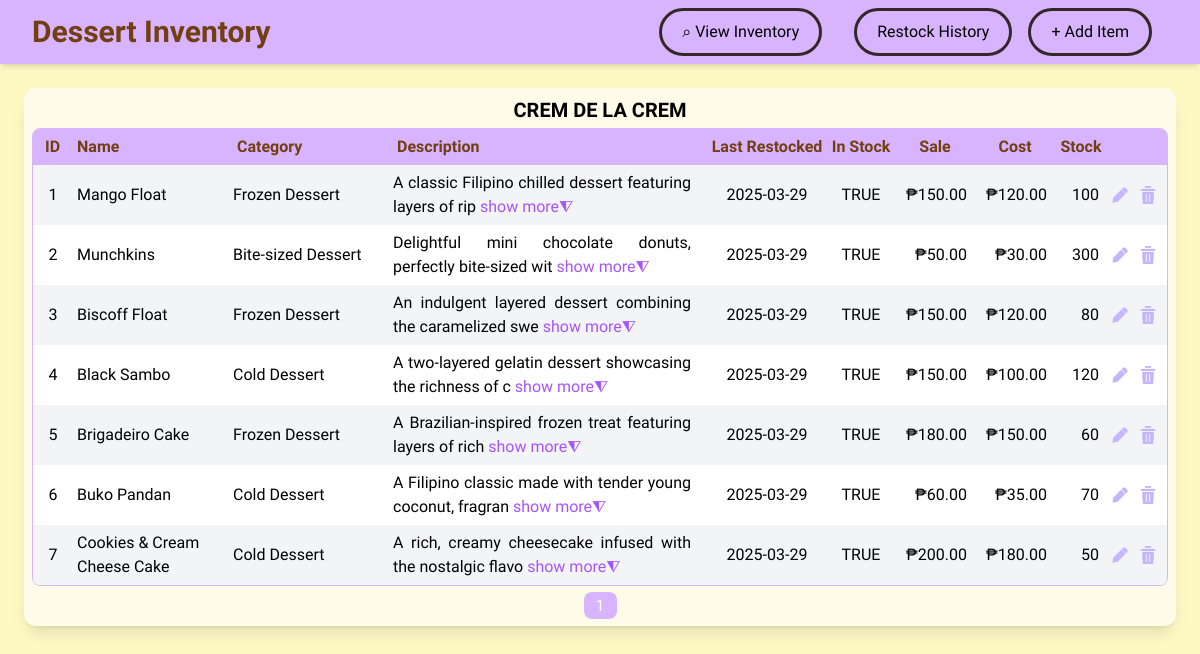
/, run on an earlier commit of the app's database.
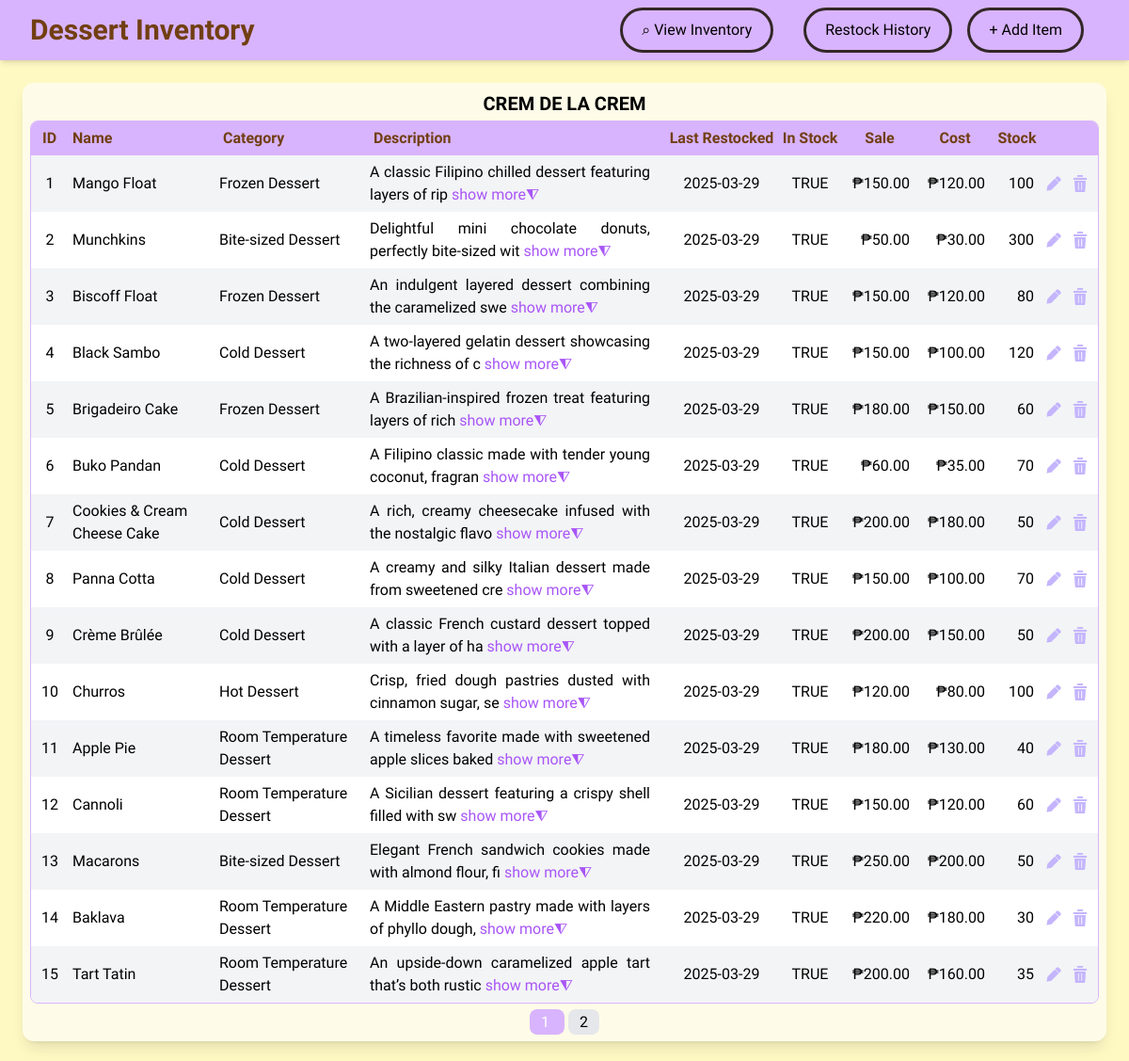
And on a later commit of the database.
### tables this page shows
CREATE TABLE IF NOT EXISTS `crem_de_la_crem` (
    id INT PRIMARY KEY AUTO_INCREMENT,
    name VARCHAR(100) NOT NULL,
    category VARCHAR(100),
    description TEXT,
    image_path VARCHAR(255),
    last_restocked DATE NOT NULL,
    is_available TINYINT(1) NOT NULL DEFAULT 1,
    sell_price FLOAT NOT NULL,
    cost_price FLOAT NOT NULL,
    quantity INT NOT NULL,
    active TINYINT(1) NOT NULL DEFAULT 1
);

### db.php (called while the page is built, shortened)
<?php
$table = "crem_de_la_crem";
$tableName = strtoupper(str_replace("_", " ", $table));
?>

### read-database.php (the view, shortened to what the changed rows need)
<?php
require 'db.php';
$limit = 15;
$page = isset($_GET['page']) ? $_GET['page'] : 1;
$offset = ($page - 1) * $limit;
$sql = "SELECT * FROM $table WHERE active = 1 LIMIT $limit OFFSET $offset";
$result = $conn->query($sql);
if ($result->num_rows > 0){
    echo "<h1 class='text-xl font-semibold text-center'>$tableName</h1>
    <div class='border border-purple-300 rounded-lg overflow-hidden mt-1'>
    <table class='border-collapse w-full text-left'>
        <thead class='bg-purple-300 text-yellow-900'>
            <tr>
                <th class='font-semibold py-1.5 px-1 pl-3 w-10'>ID</th>
                <th class='font-semibold py-1.5 px-1 w-40'>Name</th>
                <th class='font-semibold py-1.5 px-1 w-40'>Category</th>
                <th class='font-semibold py-1.5 px-1'>Description</th>"
                 .
                "<th class='font-semibold py-1.5 px-1 text-center w-30'>Last Restocked</th>
                <th class='font-semibold py-1.5 px-1 text-center w-17'>In Stock</th>
                <th class='font-semibold py-1.5 px-1 text-center w-20'>Sale</th>
                <th class='font-semibold py-1.5 px-1 text-center w-20'>Cost</th>
                <th class='font-semibold py-1.5 px-1 text-center w-13'>Stock</th>
                <th class='font-semibold py-1.5 px-1 w-8'></th>
                <th class='font-semibold py-1.5 px-1 w-7'></th>
            </tr>
        </thead>";
    $rowCnt = 0;
    while ($row = $result->fetch_assoc()){
        $category = str_replace("_", " ", $row["category"]);
        $shortDesc = strlen($row["description"]) > 58 ? substr($row["description"], 0, 58) : $row["description"];
        $row["description"] = !empty($row["description"]) ? $row["description"] : "No description available.";
        $row['cost_price'] = number_format(floatval($row['cost_price']), 2);
        $row['sell_price'] = number_format(floatval($row['sell_price']), 2);
        echo ($rowCnt%2==0) ? "<tr class='bg-gray-100'>" : "<tr class='bg-white'>" ;
        $rowCnt++;
        echo "<td class='text-center'>" . $row["id"] . "</td>
            <td class='pl-1'>" . $row["name"] . "</td>
            <td>" . $category . "</td>
            <td class='text-justify py-1.5 pr-4'>
                <div class='description-container'>";
                if (strlen($row["description"]) >58) {
                    echo "<span class='short-description'>
                        " . htmlspecialchars($shortDesc) . "
                        <a href='#' class='expand-link text-purple-500'>show more⧨</a>
                    </span>
                    <span class='full-description hidden'>
                        " . htmlspecialchars($row["description"]) . "
                        <a href='#' class='collapse-link text-purple-500'>hide◭</a>
                    </span>";
                } else {
                    echo $row["description"];
                }
        echo    "</div>
            </td>"
             .
            "<td class='text-center'>" . $row["last_restocked"] . "</td>
            <td class='text-center'>" . ($row["is_available"] ? "TRUE" : "FALSE") . "</td>
            <td class='text-right pr-2'>₱" . $row["sell_price"] . "</td>
            <td class='text-right pr-2'>₱" . $row["cost_price"] . "</td>
            <td class='text-right pr-2'>" . $row["quantity"] . "</td>
            <td class='p-1'>
                <a href='edit-item-form.php?id=" . $row['id'] . "'>
                    <img src='src/edit.png' alt='edit' width='18px'>
                </a>
            </td>
            <td>
                <a href='delete-item-form.php?id=" . $row['id'] . "'>
                    <img src='src/delete.png' alt='delete' width='18px'>
                </a>
            </td>
        </tr>";
    }
    echo "</table></div>";
} else {
    echo "0 results found.";
}
?>

### index.php (shortened to what the changed rows need)
<?php
require 'db.php';
$tableName = strtoupper(str_replace("_", " ", $table));
$totalResults = $conn->query("SELECT COUNT(*) AS total FROM $table")->fetch_assoc()['total'];
$totalPages = ceil($totalResults / 10);
?>
<!DOCTYPE html>
<html lang="en">
<head>
    <link rel="stylesheet" href="dist/styles.css">
    <link rel="stylesheet" href="dist/hoverStyle.css">
    <script src="https://cdn.tailwindcss.com"></script>
</head>
<body class="font-['Maven_Pro'] bg-yellow-100">
    <nav class="bg-purple-300 p-2 shadow-md flex items-center justify-between px-8 mt">
        <div id="nav-header">
            <h1 class="text-3xl font-black text-yellow-900" style="--i:0.5;">Dessert Inventory</h1>
        </div>
    </nav>
    <div id="inventory-table-div" class="max-w-full% rounded-xl overflow-hidden m-auto shadow-lg bg-yellow-50 mx-6 my-6 p-2">
        <?php include 'read-database.php'; ?>
        <div  class="pagination text-center mt-2 animate-fade-in">
            <?php for ($i = 1; $i <= $totalPages; $i++): ?>
                <a href="?page=<?= $i ?>"
                class="px-3 py-1 rounded-lg overflow-hidden m-0.5  transition-colors <?= ($page == $i) ? 'bg-purple-300 text-white' : 'bg-gray-200 hover:bg-gray-300' ?>">
                    <?= $i ?>
                </a>
            <?php endfor; ?>
        </div>
    </div>
</body>
</html>

What changed in the data, as far as the page shows it:
added crem_de_la_crem: id "8", name "Panna Cotta", category "Cold Dessert", description "A creamy and silky Italian dessert made from sweetened cre", last_restocked "2025-03-29", is_available "TRUE", sell_price "150.00", cost_price "100.00", quantity "70"
added crem_de_la_crem: id "9", name "Crème Brûlée", category "Cold Dessert", description "A classic French custard dessert topped with a layer of ha", last_restocked "2025-03-29", is_available "TRUE", sell_price "200.00", cost_price "150.00", quantity "50"
added crem_de_la_crem: id "10", name "Churros", category "Hot Dessert", description "Crisp, fried dough pastries dusted with cinnamon sugar, se", last_restocked "2025-03-29", is_available "TRUE", sell_price "120.00", cost_price "80.00", quantity "100"
added crem_de_la_crem: id "11", name "Apple Pie", category "Room Temperature Dessert", description "A timeless favorite made with sweetened apple slices baked", last_restocked "2025-03-29", is_available "TRUE", sell_price "180.00", cost_price "130.00", quantity "40"
added crem_de_la_crem: id "12", name "Cannoli", category "Room Temperature Dessert", description "A Sicilian dessert featuring a crispy shell filled with sw", last_restocked "2025-03-29", is_available "TRUE", sell_price "150.00", cost_price "120.00", quantity "60"
added crem_de_la_crem: id "13", name "Macarons", category "Bite-sized Dessert", description "Elegant French sandwich cookies made with almond flour, fi", last_restocked "2025-03-29", is_available "TRUE", sell_price "250.00", cost_price "200.00", quantity "50"
added crem_de_la_crem: id "14", name "Baklava", category "Room Temperature Dessert", description "A Middle Eastern pastry made with layers of phyllo dough,", last_restocked "2025-03-29", is_available "TRUE", sell_price "220.00", cost_price "180.00", quantity "30"
added crem_de_la_crem: id "15", name "Tart Tatin", category "Room Temperature Dessert", description "An upside-down caramelized apple tart that’s both rustic", last_restocked "2025-03-29", is_available "TRUE", sell_price "200.00", cost_price "160.00", quantity "35"
Also different on the page:
new list line: "2"
